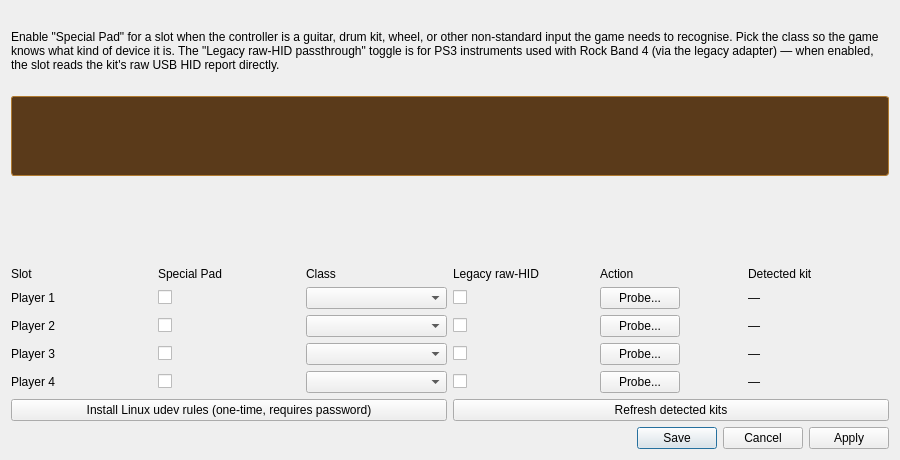
<?xml version="1.0" encoding="UTF-8"?>
<ui version="4.0">
 <class>SpecialDevicesDialog</class>
 <widget class="QDialog" name="SpecialDevicesDialog">
  <property name="geometry">
   <rect><x>0</x><y>0</y><width>900</width><height>460</height></rect>
  </property>
  <property name="windowTitle">
   <string>Configure Special Devices</string>
  </property>
  <layout class="QVBoxLayout" name="rootLayout">

   <item>
    <widget class="QLabel" name="helpLabel">
     <property name="text">
      <string>Enable "Special Pad" for a slot when the controller is a guitar, drum kit, wheel, or other non-standard input the game needs to recognise. Pick the class so the game knows what kind of device it is. The "Legacy raw-HID passthrough" toggle is for PS3 instruments used with Rock Band 4 (via the legacy adapter) — when enabled, the slot reads the kit's raw USB HID report directly.</string>
     </property>
     <property name="wordWrap"><bool>true</bool></property>
    </widget>
   </item>

   <item>
    <widget class="QLabel" name="udevGlobalWarn">
     <property name="text"><string/></property>
     <property name="wordWrap"><bool>true</bool></property>
     <property name="styleSheet"><string>QLabel{background-color:#5a3a1a;color:#ffe2a8;padding:6px;border:1px solid #b07a30;border-radius:3px;}</string></property>
     <property name="visible"><bool>false</bool></property>
    </widget>
   </item>

   <item>
    <widget class="QLabel" name="kitsLoadedLabel">
     <property name="text"><string/></property>
     <property name="styleSheet"><string>QLabel{color:#888;font-style:italic;}</string></property>
    </widget>
   </item>

   <item>
    <layout class="QGridLayout" name="grid">
     <item row="0" column="0"><widget class="QLabel" name="h0"><property name="text"><string>Slot</string></property></widget></item>
     <item row="0" column="1"><widget class="QLabel" name="h1"><property name="text"><string>Special Pad</string></property></widget></item>
     <item row="0" column="2"><widget class="QLabel" name="h2"><property name="text"><string>Class</string></property></widget></item>
     <item row="0" column="3"><widget class="QLabel" name="h3"><property name="text"><string>Legacy raw-HID</string></property></widget></item>
     <item row="0" column="4"><widget class="QLabel" name="h4"><property name="text"><string>Action</string></property></widget></item>
     <item row="0" column="5"><widget class="QLabel" name="h5"><property name="text"><string>Detected kit</string></property></widget></item>

     <item row="1" column="0"><widget class="QLabel" name="p1Lbl"><property name="text"><string>Player 1</string></property></widget></item>
     <item row="1" column="1"><widget class="QCheckBox" name="useSpecial1"/></item>
     <item row="1" column="2"><widget class="QComboBox" name="class1"/></item>
     <item row="1" column="3"><widget class="QCheckBox" name="legacy1"/></item>
     <item row="1" column="4">
      <layout class="QHBoxLayout" name="action1Layout">
       <item><widget class="QPushButton" name="probe1"><property name="text"><string>Probe...</string></property><property name="visible"><bool>false</bool></property></widget></item>
       <item><widget class="QLabel" name="warn1"><property name="text"><string/></property><property name="styleSheet"><string>QLabel{color:#ffba6c;}</string></property><property name="visible"><bool>false</bool></property></widget></item>
      </layout>
     </item>
     <item row="1" column="5"><widget class="QLabel" name="status1"><property name="text"><string>—</string></property></widget></item>

     <item row="2" column="0"><widget class="QLabel" name="p2Lbl"><property name="text"><string>Player 2</string></property></widget></item>
     <item row="2" column="1"><widget class="QCheckBox" name="useSpecial2"/></item>
     <item row="2" column="2"><widget class="QComboBox" name="class2"/></item>
     <item row="2" column="3"><widget class="QCheckBox" name="legacy2"/></item>
     <item row="2" column="4">
      <layout class="QHBoxLayout" name="action2Layout">
       <item><widget class="QPushButton" name="probe2"><property name="text"><string>Probe...</string></property><property name="visible"><bool>false</bool></property></widget></item>
       <item><widget class="QLabel" name="warn2"><property name="text"><string/></property><property name="styleSheet"><string>QLabel{color:#ffba6c;}</string></property><property name="visible"><bool>false</bool></property></widget></item>
      </layout>
     </item>
     <item row="2" column="5"><widget class="QLabel" name="status2"><property name="text"><string>—</string></property></widget></item>

     <item row="3" column="0"><widget class="QLabel" name="p3Lbl"><property name="text"><string>Player 3</string></property></widget></item>
     <item row="3" column="1"><widget class="QCheckBox" name="useSpecial3"/></item>
     <item row="3" column="2"><widget class="QComboBox" name="class3"/></item>
     <item row="3" column="3"><widget class="QCheckBox" name="legacy3"/></item>
     <item row="3" column="4">
      <layout class="QHBoxLayout" name="action3Layout">
       <item><widget class="QPushButton" name="probe3"><property name="text"><string>Probe...</string></property><property name="visible"><bool>false</bool></property></widget></item>
       <item><widget class="QLabel" name="warn3"><property name="text"><string/></property><property name="styleSheet"><string>QLabel{color:#ffba6c;}</string></property><property name="visible"><bool>false</bool></property></widget></item>
      </layout>
     </item>
     <item row="3" column="5"><widget class="QLabel" name="status3"><property name="text"><string>—</string></property></widget></item>

     <item row="4" column="0"><widget class="QLabel" name="p4Lbl"><property name="text"><string>Player 4</string></property></widget></item>
     <item row="4" column="1"><widget class="QCheckBox" name="useSpecial4"/></item>
     <item row="4" column="2"><widget class="QComboBox" name="class4"/></item>
     <item row="4" column="3"><widget class="QCheckBox" name="legacy4"/></item>
     <item row="4" column="4">
      <layout class="QHBoxLayout" name="action4Layout">
       <item><widget class="QPushButton" name="probe4"><property name="text"><string>Probe...</string></property><property name="visible"><bool>false</bool></property></widget></item>
       <item><widget class="QLabel" name="warn4"><property name="text"><string/></property><property name="styleSheet"><string>QLabel{color:#ffba6c;}</string></property><property name="visible"><bool>false</bool></property></widget></item>
      </layout>
     </item>
     <item row="4" column="5"><widget class="QLabel" name="status4"><property name="text"><string>—</string></property></widget></item>
    </layout>
   </item>

   <item>
    <layout class="QHBoxLayout" name="bottomBtnLayout">
     <item><widget class="QPushButton" name="installUdevBtn">
      <property name="text"><string>Install Linux udev rules (one-time, requires password)</string></property>
     </widget></item>
     <item><widget class="QPushButton" name="refreshBtn">
      <property name="text"><string>Refresh detected kits</string></property>
      <property name="toolTip"><string>Re-scan kits and re-open devices for slots whose Legacy raw-HID flag changed.</string></property>
     </widget></item>
    </layout>
   </item>

   <item>
    <widget class="QDialogButtonBox" name="buttonBox">
     <property name="standardButtons">
      <set>QDialogButtonBox::StandardButton::Apply|QDialogButtonBox::StandardButton::Cancel|QDialogButtonBox::StandardButton::Save</set>
     </property>
    </widget>
   </item>

  </layout>
 </widget>
 <resources/>
 <connections/>
</ui>
